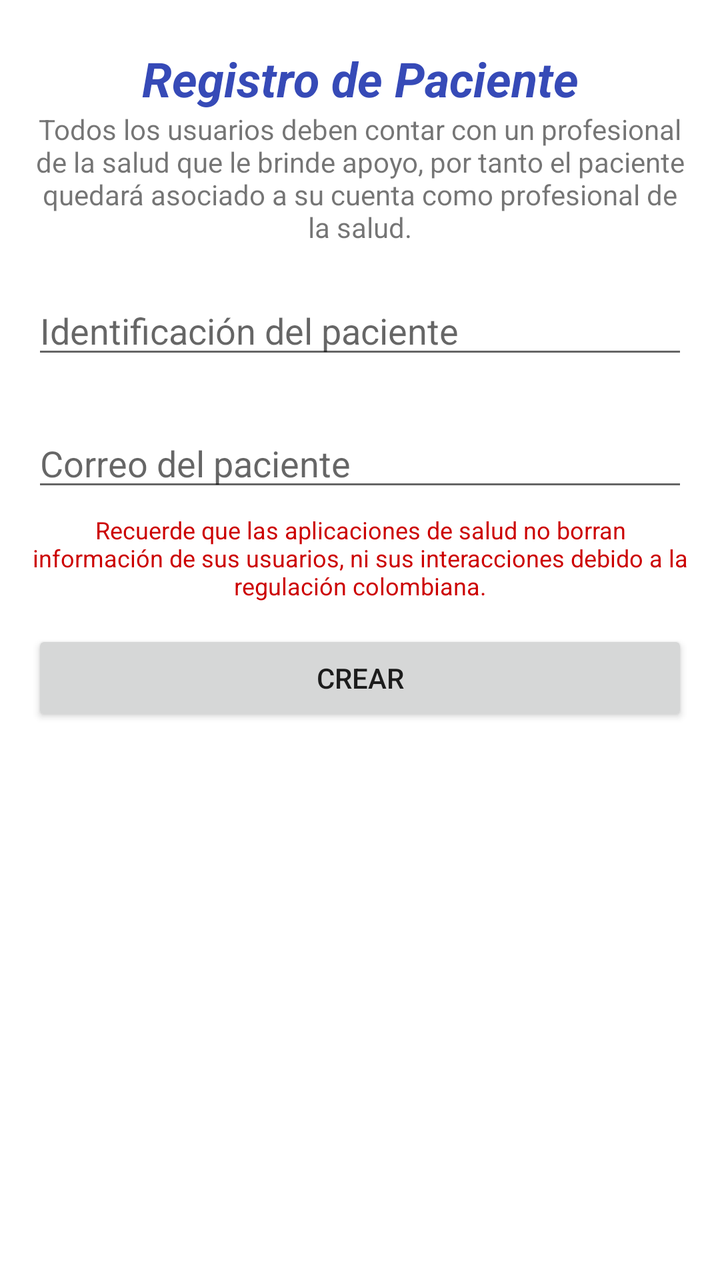
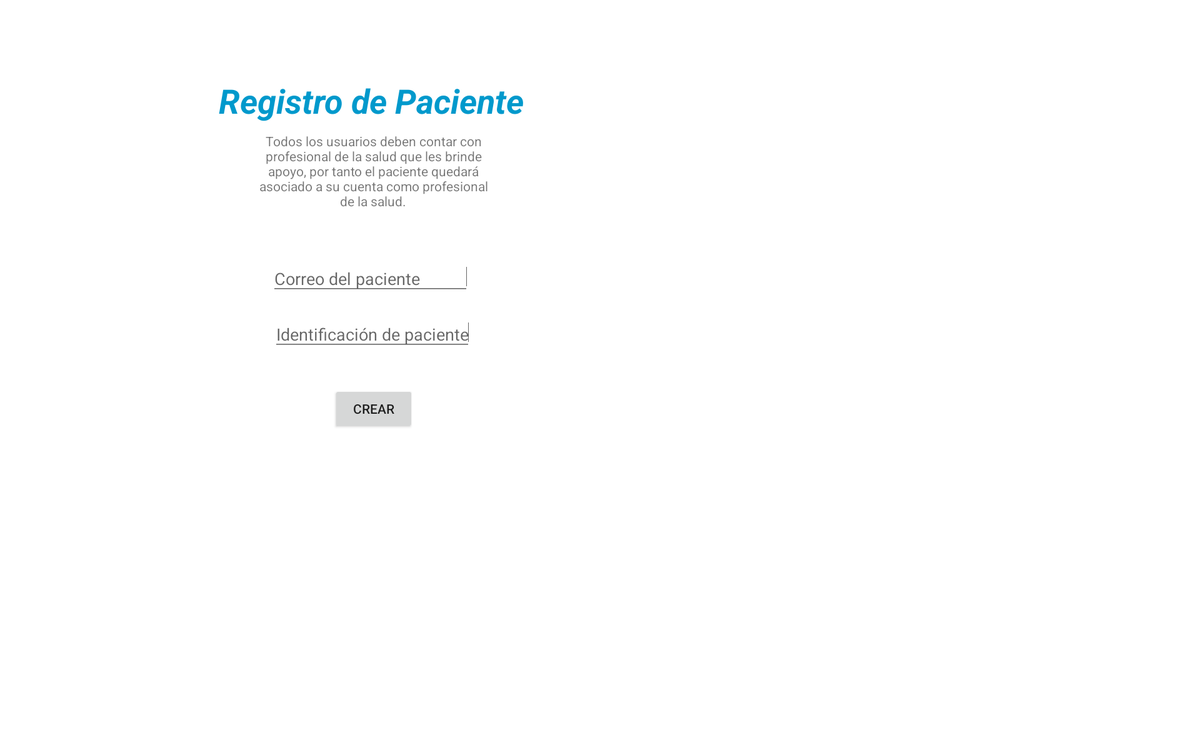

The same Android screen from two of the app's own layout files: first res/layout/ as a phone draws it, then the repository's variant for another configuration, drawn on a device whose configuration selects that folder. Both files follow.
<!-- AndroidManifest.xml: application theme AppTheme -->
<!-- res/layout/activity_crear_paciente.xml -->
<?xml version="1.0" encoding="utf-8"?>
<android.support.constraint.ConstraintLayout xmlns:android="http://schemas.android.com/apk/res/android"
    xmlns:app="http://schemas.android.com/apk/res-auto"
    xmlns:tools="http://schemas.android.com/tools"
    android:layout_width="match_parent"
    android:layout_height="match_parent"
    tools:context="juan.example.com.diabetest2.profesional.CrearPaciente">

    <ScrollView
        android:layout_width="0dp"
        android:layout_height="0dp"
        android:layout_marginBottom="8dp"
        android:layout_marginEnd="8dp"
        android:layout_marginLeft="8dp"
        android:layout_marginRight="8dp"
        android:layout_marginStart="8dp"
        android:layout_marginTop="8dp"
        app:layout_constraintBottom_toBottomOf="parent"
        app:layout_constraintHorizontal_bias="0.0"
        app:layout_constraintLeft_toLeftOf="parent"
        app:layout_constraintRight_toRightOf="parent"
        app:layout_constraintTop_toTopOf="parent"
        app:layout_constraintVertical_bias="0.0">

        <LinearLayout
            android:layout_width="match_parent"
            android:layout_height="wrap_content"
            android:orientation="vertical">

            <TextView
                android:id="@+id/textView"
                android:layout_width="match_parent"
                android:layout_height="32dp"
                android:layout_alignEnd="@+id/textView3"
                android:layout_alignLeft="@+id/textView3"
                android:layout_alignParentTop="true"
                android:layout_alignRight="@+id/textView3"
                android:layout_alignStart="@+id/textView3"
                android:layout_marginEnd="8dp"
                android:layout_marginLeft="8dp"
                android:layout_marginRight="8dp"
                android:layout_marginStart="8dp"
                android:layout_marginTop="15dp"
                android:layout_x="21dp"
                android:layout_y="63dp"
                android:text="Registro de Paciente"
                android:textAlignment="center"
                android:textColor="@color/colorPrimary"
                android:textSize="24sp"
                android:textStyle="bold|italic"
                app:layout_constraintLeft_toLeftOf="parent"
                app:layout_constraintRight_toRightOf="parent"
                app:layout_constraintTop_toTopOf="parent" />

            <TextView
                android:id="@+id/textView3"
                android:layout_width="match_parent"
                android:layout_height="80dp"
                android:layout_below="@+id/textView"
                android:layout_centerHorizontal="true"
                android:layout_marginEnd="8dp"
                android:layout_marginLeft="8dp"
                android:layout_marginRight="8dp"
                android:layout_marginStart="8dp"
                android:layout_x="68dp"
                android:text="Todos los usuarios deben contar con un profesional de la salud que le brinde apoyo, por tanto el paciente quedará asociado a su cuenta como profesional de la salud."
                android:textAlignment="center"
                app:layout_constraintLeft_toLeftOf="parent"
                app:layout_constraintRight_toRightOf="parent"
                app:layout_constraintTop_toBottomOf="@+id/textView" />

            <EditText
                android:id="@+id/id_identificacionPa"
                android:layout_width="match_parent"
                android:layout_height="wrap_content"
                android:layout_below="@+id/textView3"
                android:layout_centerHorizontal="true"
                android:layout_marginEnd="8dp"
                android:layout_marginLeft="8dp"
                android:layout_marginRight="8dp"
                android:layout_marginStart="8dp"
                android:layout_marginTop="8dp"
                android:layout_x="90dp"
                android:layout_y="331dp"
                android:ems="10"
                android:hint="Identificación del paciente"
                android:inputType="textPersonName"
                app:layout_constraintLeft_toLeftOf="parent"
                app:layout_constraintRight_toRightOf="parent"
                app:layout_constraintTop_toBottomOf="@+id/id_correoPaciente" />

            <EditText
                android:id="@+id/id_correoPaciente"
                android:layout_width="match_parent"
                android:layout_height="wrap_content"
                android:layout_above="@+id/id_identificacionPa"
                android:layout_alignLeft="@+id/id_identificacionPa"
                android:layout_alignStart="@+id/id_identificacionPa"
                android:layout_marginEnd="8dp"
                android:layout_marginLeft="8dp"
                android:layout_marginRight="8dp"
                android:layout_marginStart="8dp"
                android:layout_marginTop="25dp"
                android:layout_x="90dp"
                android:layout_y="274dp"
                android:ems="10"
                android:hint="Correo del paciente"
                android:inputType="textEmailAddress"
                app:layout_constraintHorizontal_bias="0.503"
                app:layout_constraintLeft_toLeftOf="parent"
                app:layout_constraintRight_toRightOf="parent"
                app:layout_constraintTop_toBottomOf="@+id/textView3" />

            <TextView
                android:id="@+id/textView119"
                android:layout_width="match_parent"
                android:layout_height="wrap_content"
                android:layout_margin="6dp"
                android:text="Recuerde que las aplicaciones de salud no borran información de sus usuarios, ni sus interacciones debido a la regulación colombiana."
                android:textAlignment="center"
                android:textColor="@android:color/holo_red_dark"
                android:textSize="12sp" />

            <Button
                android:id="@+id/button"
                android:layout_width="match_parent"
                android:layout_height="wrap_content"
                android:layout_below="@+id/id_identificacionPa"
                android:layout_centerHorizontal="true"
                android:layout_marginEnd="8dp"
                android:layout_marginLeft="8dp"
                android:layout_marginRight="8dp"
                android:layout_marginStart="8dp"
                android:layout_marginTop="8dp"
                android:layout_x="149dp"
                android:layout_y="394dp"
                android:onClick="procesar"
                android:text="Crear"
                app:layout_constraintLeft_toLeftOf="parent"
                app:layout_constraintRight_toRightOf="parent"
                app:layout_constraintTop_toBottomOf="@+id/id_identificacionPa" />

        </LinearLayout>
    </ScrollView>

</android.support.constraint.ConstraintLayout>
<!-- resources referenced by this layout -->
<resources>
  <color name="colorPrimary">#364ab7</color>
  <style name="AppTheme" parent="Theme.AppCompat.Light.DarkActionBar">
          
          <item name="colorPrimary">@color/colorPrimary</item>
          <item name="colorPrimaryDark">@color/colorPrimaryDark</item>
          <item name="colorAccent">@color/colorAccent</item>
          <item name="android:windowBackground">@color/blanco</item>
      </style>
  <color name="colorPrimaryDark">#303f9f</color>
  <color name="colorAccent">#FF4081</color>
  <color name="blanco">#ffffff</color>
</resources>
<!-- res/layout-xlarge/activity_crear_paciente.xml (the repository's variant of the layout above) -->
<!-- drawn on a large tablet held sideways -->
<?xml version="1.0" encoding="utf-8"?>
<AbsoluteLayout xmlns:android="http://schemas.android.com/apk/res/android"
    xmlns:app="http://schemas.android.com/apk/res-auto"
    xmlns:tools="http://schemas.android.com/tools"
    android:layout_width="match_parent"
    android:layout_height="match_parent"
    tools:context="juan.example.com.diabetest2.profesional.CrearPaciente">

    <Button
        android:id="@+id/button"
        android:layout_width="wrap_content"
        android:layout_height="wrap_content"
        android:layout_alignParentBottom="true"
        android:layout_centerHorizontal="true"
        android:layout_marginBottom="58dp"
        android:layout_x="355dp"
        android:layout_y="412dp"
        android:onClick="procesar"
        android:text="Crear"
        tools:layout_editor_absoluteX="148dp"
        tools:layout_editor_absoluteY="350dp" />

    <TextView
        android:id="@+id/textView3"
        android:layout_width="251dp"
        android:layout_height="101dp"
        android:layout_below="@+id/textView"
        android:layout_centerHorizontal="true"
        android:layout_marginTop="19dp"
        android:layout_x="273dp"
        android:layout_y="141dp"
        android:text="Todos los usuarios deben contar con profesional de la salud que les brinde apoyo, por tanto el paciente quedará asociado a su cuenta como profesional de la salud."
        android:textAlignment="center"
        tools:layout_editor_absoluteX="66dp"
        tools:layout_editor_absoluteY="82dp" />

    <EditText
        android:id="@+id/id_correoPaciente"
        android:layout_width="wrap_content"
        android:layout_height="wrap_content"
        android:layout_above="@+id/id_identificacionPa"
        android:layout_alignLeft="@+id/id_identificacionPa"
        android:layout_alignStart="@+id/id_identificacionPa"
        android:layout_marginBottom="18dp"
        android:layout_x="289dp"
        android:layout_y="275dp"
        android:ems="10"
        android:hint="Correo del paciente"
        android:inputType="textEmailAddress" />

    <EditText
        android:id="@+id/id_identificacionPa"
        android:layout_width="wrap_content"
        android:layout_height="wrap_content"
        android:layout_above="@+id/button"
        android:layout_centerHorizontal="true"
        android:layout_marginBottom="24dp"
        android:layout_x="291dp"
        android:layout_y="334dp"
        android:ems="10"
        android:hint="Identificación de paciente"
        android:inputType="textPersonName"
        tools:layout_editor_absoluteX="83dp"
        tools:layout_editor_absoluteY="279dp" />

    <TextView
        android:id="@+id/textView"
        android:layout_width="wrap_content"
        android:layout_height="wrap_content"
        android:layout_alignEnd="@+id/textView3"
        android:layout_alignLeft="@+id/textView3"
        android:layout_alignParentTop="true"
        android:layout_alignRight="@+id/textView3"
        android:layout_alignStart="@+id/textView3"
        android:layout_marginTop="22dp"
        android:layout_x="233dp"
        android:layout_y="83dp"
        android:text="Registro de Paciente"
        android:textAlignment="center"
        android:textColor="@android:color/holo_blue_dark"
        android:textSize="36sp"
        android:textStyle="bold|italic"
        tools:layout_editor_absoluteX="22dp"
        tools:layout_editor_absoluteY="39dp" />
</AbsoluteLayout>
<!-- resources referenced by the variant -->
<!-- as a large tablet held sideways resolves them -->
<resources>
  <style name="AppTheme" parent="Theme.AppCompat.Light.DarkActionBar">
          
          <item name="colorPrimary">@color/colorPrimary</item>
          <item name="colorPrimaryDark">@color/colorPrimaryDark</item>
          <item name="colorAccent">@color/colorAccent</item>
          <item name="android:windowBackground">@color/blanco</item>
      </style>
  <color name="colorPrimary">#364ab7</color>
  <color name="colorPrimaryDark">#303f9f</color>
  <color name="colorAccent">#FF4081</color>
  <color name="blanco">#ffffff</color>
</resources>
